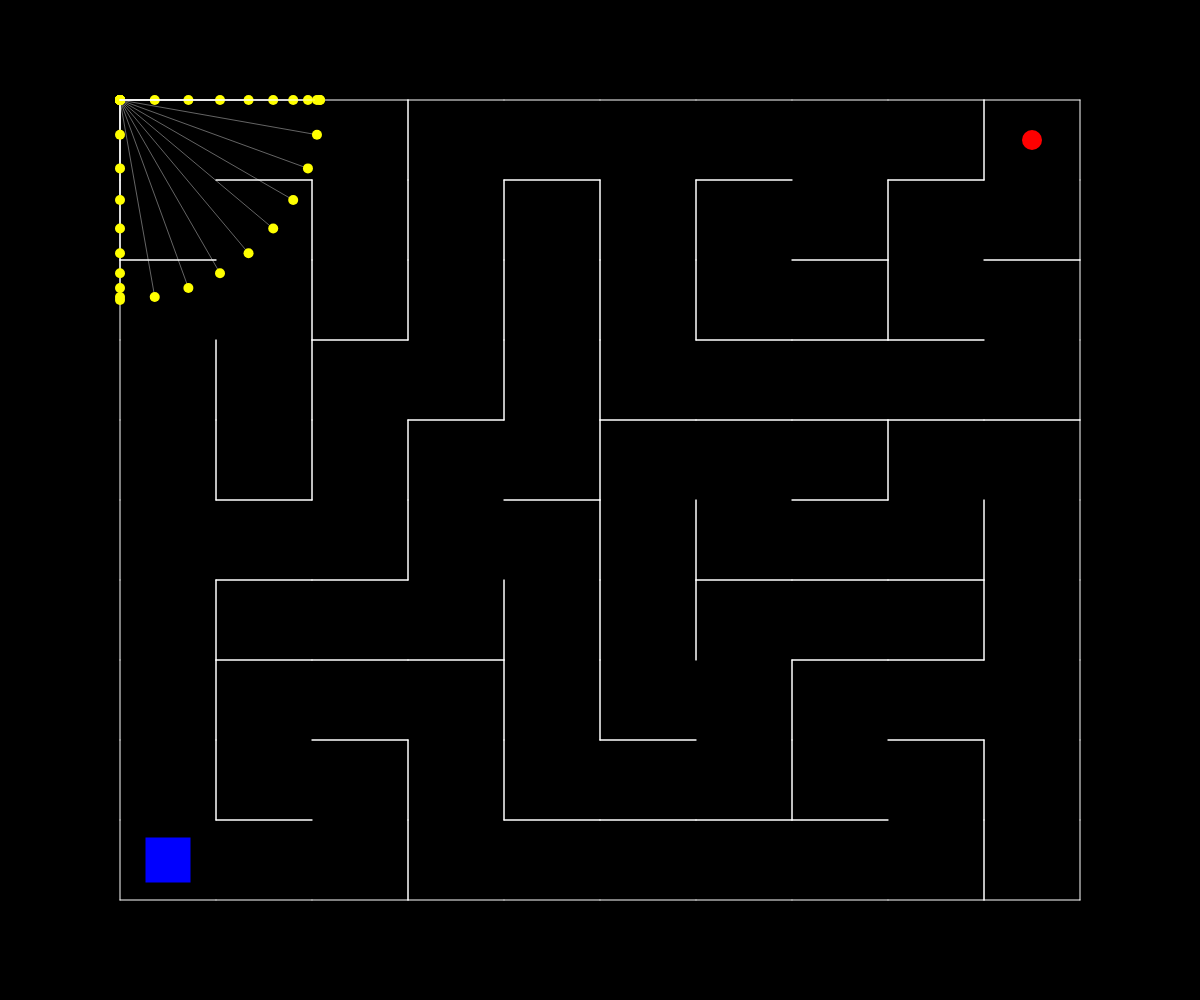
Frame 1 (no input)
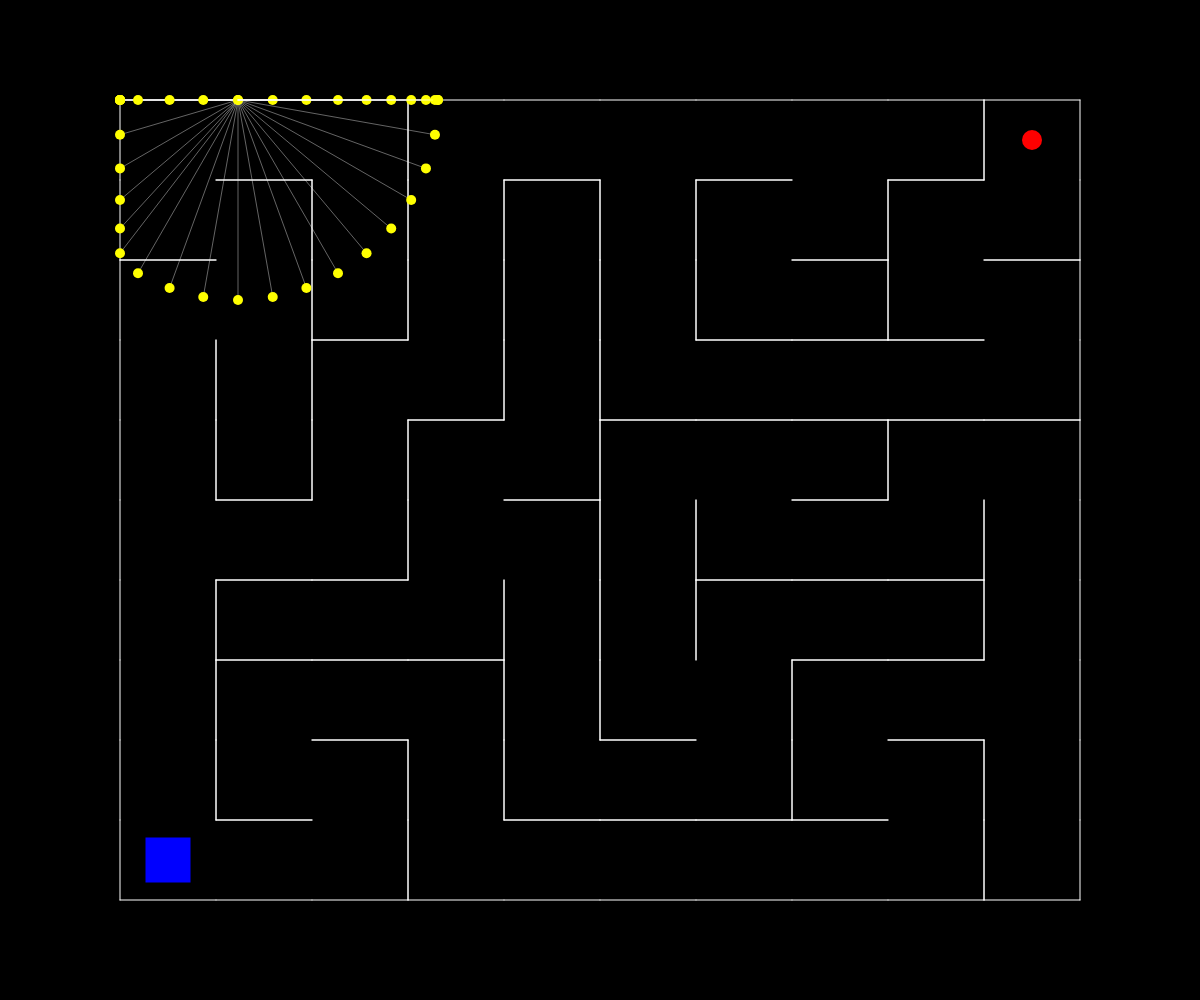
Frame 60 (no input)
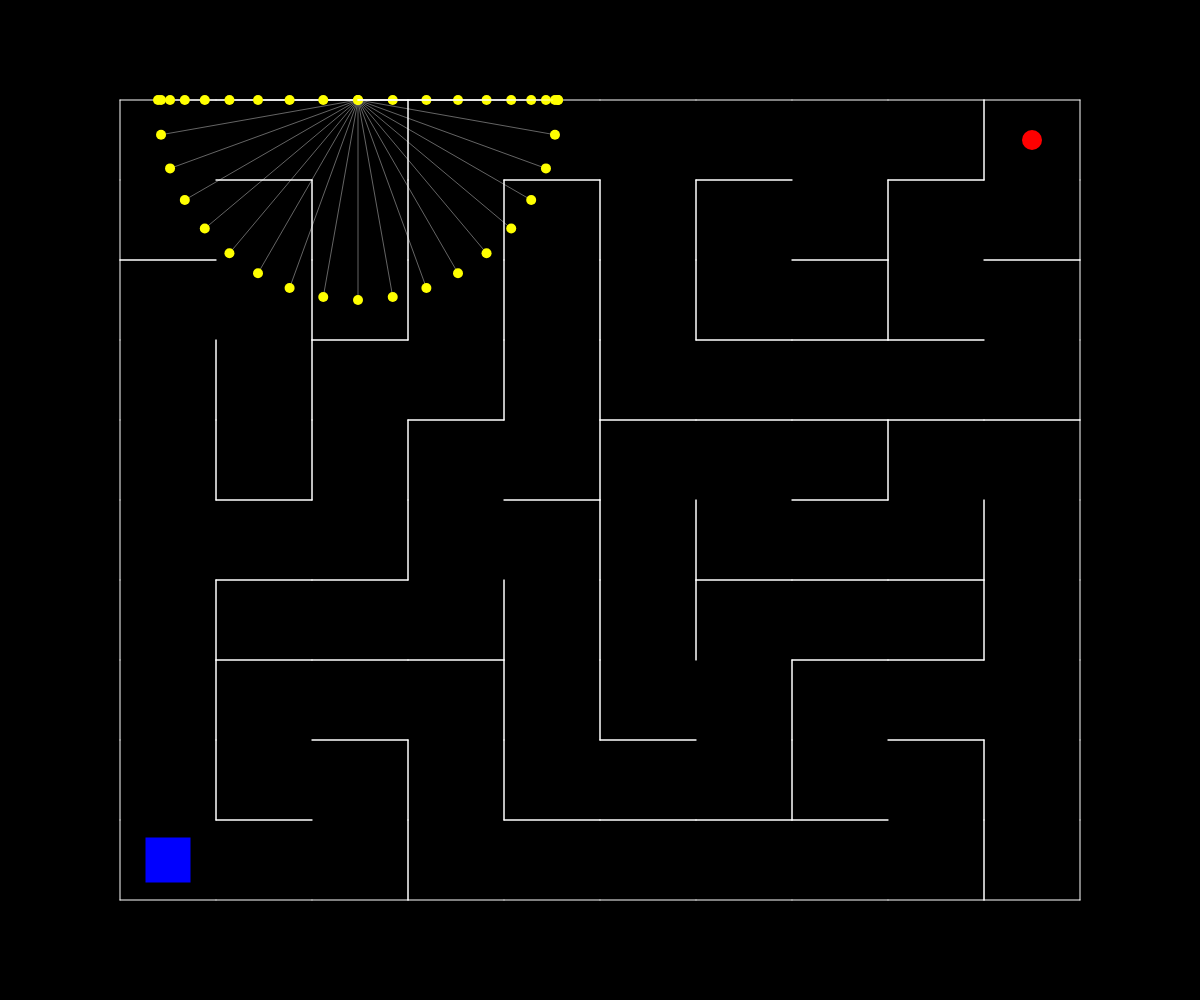
Frame 120 (the mouse pressed at the canvas centre since frame 60)

The p5.js sketch that drew these frames (run headless with seeded random() and noise() and a simulated clock; from frame 60 on, the mouse is pressed at the canvas centre):

// p5.js sketch
// ── sketch.js

let walls = [];
let mazeGridSize = 10;
let mazeSizeFactor = 0.8;

let start, end;
let gameStarted = false;
let winMessageShown = false;
let particles = [];

let perimeterPoints = [];

let particleSpeed = 2;
let rayCount = 36;
let rayLength = 200; // First level ray length
let rayEndpointSize = 15; // Increased ray endpoint size

let blueSquare = {
  x: 0,
  y: 0,
  width: 45,
  height: 45,
  dragging: false,
  offsetX: 0,
  offsetY: 0,
};

let gameOver = false;

let currentLevel = 1; // Variable to track the current level

let restartButtonWidth = 150;
let restartButtonHeight = 50;
let restartButtonTextSize = 24;

let restartButton;

function setup() {
  createCanvas(windowWidth, windowHeight);
  createMaze(mazeGridSize, mazeSizeFactor);

  calculatePerimeterPoints();

  // Store initial blue square position
  resetBlueSquarePosition();

  restartButton = createButton('Restart');
  restartButton.position(width / 2 - restartButtonWidth / 2, height / 2 + 50);
  restartButton.size(restartButtonWidth, restartButtonHeight);
  restartButton.mousePressed(restartGame);
  restartButton.style('font-size', restartButtonTextSize + 'px');
  restartButton.hide();

  // Initialize the particles and rays for the first time
  particles.push(new Particle(perimeterPoints, particleSpeed));
}

function draw() {
  background(0);

  if (gameOver) {
    fill(255, 0, 0);
    textSize(48);
    textAlign(CENTER, CENTER);
    text("GAME OVER!", width / 2, height / 2);
    restartButton.show();
    return;
  }

  for (let wall of walls) {
    wall.show();
  }

  fill(0, 255, 0);
  noStroke();
  ellipse(start.x, start.y, 20, 20);
  fill(255, 0, 0);
  ellipse(end.x, end.y, 20, 20);

  fill(0, 0, 255);
  noStroke();
  rect(blueSquare.x, blueSquare.y, blueSquare.width, blueSquare.height);

  for (let particle of particles) {
    particle.move();
    particle.show();

    if (particle.checkCollisionWithBlueSquare()) {
      gameOver = true;
      restartButton.show(); // Show the restart button when game is over
      return;
    }
  }

  if (gameStarted && !winMessageShown) {
    let distToEnd = dist(
      blueSquare.x + blueSquare.width / 2,
      blueSquare.y + blueSquare.height / 2,
      end.x,
      end.y
    );
    if (distToEnd < blueSquare.width / 2 + 10) { // Collision detection with red ellipse
      winMessageShown = true;
      noLoop();
      alert("You Win! The blue square touched the red ellipse.");
      nextLevel(); // Transition to next level when win condition is met
    }
  }
}

function nextLevel() {
  if (currentLevel === 1) {  // Proceed to level 2 after completing level 1
    currentLevel++;
    updateLevelSettings();
    resetBlueSquarePosition();  // Reset blue square position to start for new level
    particles = [];  // Clear the previous level particles to respawn new ones
    particles.push(new Particle(perimeterPoints, particleSpeed));  // Respawn particles
    restartButton.hide(); // Hide restart button after winning
    gameOver = false; // Reset game over state
    gameStarted = false; // Reset game start state
    loop();  // Resume the loop after winning
  } else {
    alert("You've completed Level 2!");
    noLoop(); // Stop the game when Level 2 is completed
  }
}

function updateLevelSettings() {
  if (currentLevel === 1) {
    mazeGridSize = 10;
    rayLength = 300;
    particleSpeed = 2;

  } else if (currentLevel === 2) {
    mazeGridSize = 7; // Level 2 uses a smaller grid size
    rayLength = 300;  // Longer ray length for level 2
    particleSpeed = 5;

  }
  createMaze(mazeGridSize, mazeSizeFactor); // Recreate maze with updated grid size
}

function resetBlueSquarePosition() {
  // Set the initial position of the blue square to the start point
  blueSquare.x = start.x - blueSquare.width / 2;
  blueSquare.y = start.y - blueSquare.height / 2;
}

function mousePressed() {
  // The game only starts when the user clicks on the blue square
  if (!gameStarted && mouseX > blueSquare.x && mouseX < blueSquare.x + blueSquare.width && mouseY > blueSquare.y && mouseY < blueSquare.y + blueSquare.height) {
    gameStarted = true;
  }

  if (
    mouseX > blueSquare.x &&
    mouseX < blueSquare.x + blueSquare.width &&
    mouseY > blueSquare.y &&
    mouseY < blueSquare.y + blueSquare.height
  ) {
    blueSquare.dragging = true;
    blueSquare.offsetX = mouseX - blueSquare.x;
    blueSquare.offsetY = mouseY - blueSquare.y;
  }
}

function mouseReleased() {
  blueSquare.dragging = false;
}

function mouseDragged() {
  if (blueSquare.dragging) {
    let newX = mouseX - blueSquare.offsetX;
    let newY = mouseY - blueSquare.offsetY;

    if (!isCollidingWithWall(newX, newY)) {
      blueSquare.x = newX;
      blueSquare.y = newY;
    }
  }
}

function isCollidingWithWall(x, y) {
  for (let wall of walls) {
    if (
      x + blueSquare.width > wall.x1 &&
      x < wall.x2 &&
      y + blueSquare.height > wall.y1 &&
      y < wall.y2
    ) {
      return true;
    }
  }
  return false;
}

class Boundary {
  constructor(x1, y1, x2, y2) {
    this.x1 = x1;
    this.y1 = y1;
    this.x2 = x2;
    this.y2 = y2;
  }

  show() {
    stroke(255);
    line(this.x1, this.y1, this.x2, this.y2);
  }
}

class Particle {
  constructor(perimeterPoints, speed) {
    this.pos = createVector(perimeterPoints[0].x, perimeterPoints[0].y);
    this.perimeterPoints = perimeterPoints;
    this.speed = speed;
    this.currentIndex = 0;
    this.color = color(255, 255, 0); // Set particle color
    this.size = 10; // Set particle size
  }

  move() {
    let targetPoint = this.perimeterPoints[this.currentIndex];
    let dir = createVector(targetPoint.x - this.pos.x, targetPoint.y - this.pos.y);
    dir.normalize().mult(this.speed);
    this.pos.add(dir);

    // Ensure the particle doesn't move past the perimeter (maze boundary)
    if (this.pos.x < perimeterPoints[0].x) this.pos.x = perimeterPoints[0].x;
    if (this.pos.x > perimeterPoints[1].x) this.pos.x = perimeterPoints[1].x;
    if (this.pos.y < perimeterPoints[0].y) this.pos.y = perimeterPoints[0].y;
    if (this.pos.y > perimeterPoints[2].y) this.pos.y = perimeterPoints[2].y;

    if (dist(this.pos.x, this.pos.y, targetPoint.x, targetPoint.y) < this.speed) {
      this.currentIndex = (this.currentIndex + 1) % this.perimeterPoints.length;
    }
  }

  show() {
    fill(this.color);
    noStroke();
    ellipse(this.pos.x, this.pos.y, this.size, this.size);

    for (let angle = 0; angle < TWO_PI; angle += TWO_PI / rayCount) {
      let dir = createVector(cos(angle), sin(angle));
      let ray = new Ray(this.pos, dir, this.color, this.size); // Pass particle's color and size
      ray.cast();
    }
  }

  checkCollisionWithBlueSquare() {
    if (
      this.pos.x > blueSquare.x &&
      this.pos.x < blueSquare.x + blueSquare.width &&
      this.pos.y > blueSquare.y &&
      this.pos.y < blueSquare.y + blueSquare.height
    ) {
      return true;
    }

    for (let angle = 0; angle < TWO_PI; angle += TWO_PI / rayCount) {
      let dir = createVector(cos(angle), sin(angle));
      let ray = new Ray(this.pos, dir, this.color, this.size);
      if (ray.hitsBlueSquare()) {
        return true;
      }
    }

    return false;
  }
}

class Ray {
  constructor(pos, dir, color, size) {
    this.pos = pos;
    this.dir = dir;
    this.color = color;
    this.size = size;
  }

  cast() {
    let closest = null;
    let record = rayLength;

    // Cast ray along the maze perimeter, ensuring the ray can't pass through it
    const perimeterLimit = perimeterPoints[1];
    const bounds = { xMin: perimeterPoints[0].x, xMax: perimeterPoints[1].x, yMin: perimeterPoints[0].y, yMax: perimeterPoints[2].y };
    let boundaryX = constrain(this.pos.x + this.dir.x * rayLength, bounds.xMin, bounds.xMax);
    let boundaryY = constrain(this.pos.y + this.dir.y * rayLength, bounds.yMin, bounds.yMax);

    // Find the closest point along the boundary
    closest = createVector(boundaryX, boundaryY);

    // Draw the ray and endpoint
    stroke(255, 100);
    line(this.pos.x, this.pos.y, closest.x, closest.y);

    fill(this.color);
    noStroke();
    ellipse(closest.x, closest.y, this.size, this.size);

    if (
      closest.x > blueSquare.x &&
      closest.x < blueSquare.x + blueSquare.width &&
      closest.y > blueSquare.y &&
      closest.y < blueSquare.y + blueSquare.height
    ) {
      gameOver = true;
      restartButton.show(); // Show the restart button when game is over
      return;
    }
  }

  hitsBlueSquare() {
    const { x, y, width, height } = blueSquare;
    const distance = dist(this.pos.x, this.pos.y, x + width / 2, y + height / 2);
    return distance < (rayEndpointSize / 2 + width / 2);
  }
}

function calculatePerimeterPoints() {
  let mazeWidth = width * mazeSizeFactor;
  let mazeHeight = height * mazeSizeFactor;
  let xOffset = (width - mazeWidth) / 2;
  let yOffset = (height - mazeHeight) / 2;

  perimeterPoints = [
    createVector(xOffset, yOffset),
    createVector(xOffset + mazeWidth, yOffset),
    createVector(xOffset + mazeWidth, yOffset + mazeHeight),
    createVector(xOffset, yOffset + mazeHeight),
  ];
}

function createMaze(gridSize, sizeFactor) {
  let mazeWidth = width * sizeFactor;
  let mazeHeight = height * sizeFactor;
  let cellWidth = mazeWidth / gridSize;
  let cellHeight = mazeHeight / gridSize;

  let grid = [];
  let stack = [];

  let xOffset = (width - mazeWidth) / 2;
  let yOffset = (height - mazeHeight) / 2;

  for (let i = 0; i < gridSize; i++) {
    grid[i] = [];
    for (let j = 0; j < gridSize; j++) {
      grid[i][j] = {
        x: i,
        y: j,
        walls: [true, true, true, true],
        visited: false,
      };
    }
  }

  let current = grid[gridSize - 1][0];
  current.visited = true;
  stack.push(current);

  while (stack.length > 0) {
    let next = getUnvisitedNeighbor(current, grid, gridSize);

    if (next) {
      next.visited = true;
      removeWalls(current, next);
      stack.push(current);
      current = next;
    } else {
      current = stack.pop();
    }
  }

  walls = [];
  for (let i = 0; i < gridSize; i++) {
    for (let j = 0; j < gridSize; j++) {
      let cell = grid[i][j];
      let x = xOffset + cell.x * cellWidth;
      let y = yOffset + cell.y * cellHeight;

      if (cell.walls[0]) walls.push(new Boundary(x, y, x + cellWidth, y));
      if (cell.walls[1]) walls.push(new Boundary(x + cellWidth, y, x + cellWidth, y + cellHeight));
      if (cell.walls[2]) walls.push(new Boundary(x, y + cellHeight, x + cellWidth, y + cellHeight));
      if (cell.walls[3]) walls.push(new Boundary(x, y, x, y + cellHeight));
    }
  }

  start = createVector(xOffset + cellWidth / 2, yOffset + (gridSize - 1) * cellHeight + cellHeight / 2);
  end = createVector(xOffset + (gridSize - 1) * cellWidth + cellWidth / 2, yOffset + cellHeight / 2);
}

function getUnvisitedNeighbor(current, grid, gridSize) {
  let x = current.x;
  let y = current.y;
  let neighbors = [];

  if (x > 0 && !grid[x - 1][y].visited) neighbors.push(grid[x - 1][y]);
  if (x < gridSize - 1 && !grid[x + 1][y].visited) neighbors.push(grid[x + 1][y]);
  if (y > 0 && !grid[x][y - 1].visited) neighbors.push(grid[x][y - 1]);
  if (y < gridSize - 1 && !grid[x][y + 1].visited) neighbors.push(grid[x][y + 1]);

  if (neighbors.length > 0) {
    return random(neighbors);
  } else {
    return undefined;
  }
}

function removeWalls(current, next) {
  let x = current.x - next.x;
  if (x === 1) {
    current.walls[3] = false;
    next.walls[1] = false;
  } else if (x === -1) {
    current.walls[1] = false;
    next.walls[3] = false;
  }

  let y = current.y - next.y;
  if (y === 1) {
    current.walls[0] = false;
    next.walls[2] = false;
  } else if (y === -1) {
    current.walls[2] = false;
    next.walls[0] = false;
  }
}

function restartGame() {
  // Restart the game logic
  currentLevel = 1;
  resetBlueSquarePosition();
  walls = [];
  createMaze(mazeGridSize, mazeSizeFactor);
  gameOver = false;
  winMessageShown = false;
  gameStarted = false;
  particles = [];
  particles.push(new Particle(perimeterPoints, particleSpeed));  // Respawn particles
  restartButton.hide();
  loop();  // Start the game loop again
}
